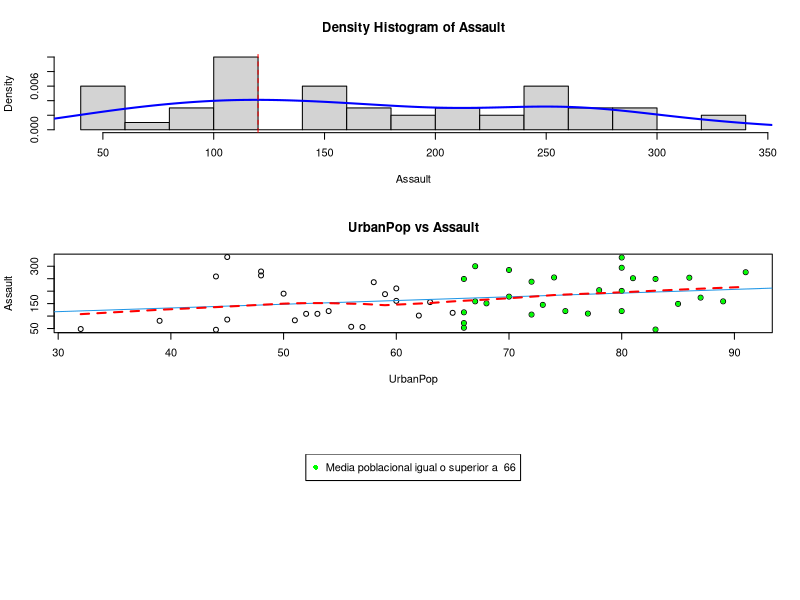

The R script that drew this image:
attach(USArrests)

library(modeest)
par(mfrow=c(3,1))

#Calcular moda
moda=mlv(Assault, method = "mfv")[1]
moda

hist(Assault, main = "Density Histogram of Assault", freq=FALSE,
     xlab = "Assault", breaks = 12)
lines(density(Assault), col="blue", lwd=2)
abline(v=moda, col = "red", lty = 2)


# Plot
plot(UrbanPop,Assault,main="UrbanPop vs Assault")
population.median <- median(UrbanPop)

abline(lm(Assault~UrbanPop),col=4)
lines(lowess(UrbanPop,Assault),col="red",lwd=2,lty=2)

points(UrbanPop[UrbanPop >= population.median],
       Assault[UrbanPop >= population.median],col="green",pch=20 )
plot.new()
legend("top", paste(c("Media poblacional igual o superior a "),population.median),
       pch=c(16, 16), col=c("green", "red"))
